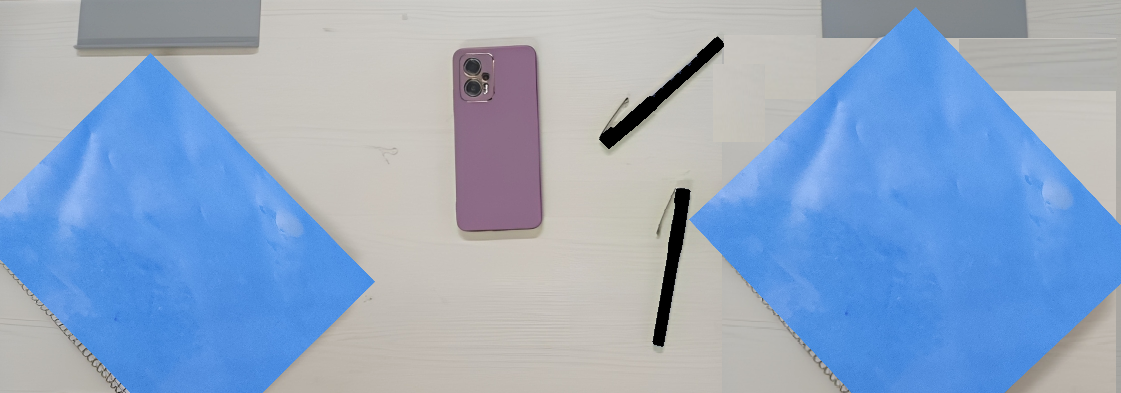
#> input picture image.png, 1121 x 393 px
$ jupyter execute Final_Code_CV_Assignment_.ipynb
#> lines starting #> are read from the running program, lines starting #| are printed output that depends on the picture; after the words box and inside, x2 and y2 are one past the last pixel; in counts of white or black regions, pixels touching at a corner belong together
# **Object Recognition and Object Counting using Image Processing.**

[cell 1]
#Importing the Libraries
import cv2
import numpy as np
from google.colab.patches import cv2_imshow

# Load the image
image = cv2.imread('image.png')
#> image is the input picture: shape (393, 1121, 3); mean B, G, R 196.3, 167.5, 145.5

# Display Image
print("Actual Image\n")
cv2_imshow(image)

##**Object1: Phone Detection**

[cell 2]
# Load the image
image = cv2.imread('image.png')

# Convert the image to HSV color space
hsv_image = cv2.cvtColor(image, cv2.COLOR_BGR2HSV)
#> hsv_image: shape (393, 1121, 3); mean H, S, V 62.6, 71.5, 201.6

# Define color ranges for the phone
lower_phone = np.array([145, 50, 50])
upper_phone = np.array([175, 255, 255])

# Create a mask for the phone based on the color range
mask_phone = cv2.inRange(hsv_image, lower_phone, upper_phone)
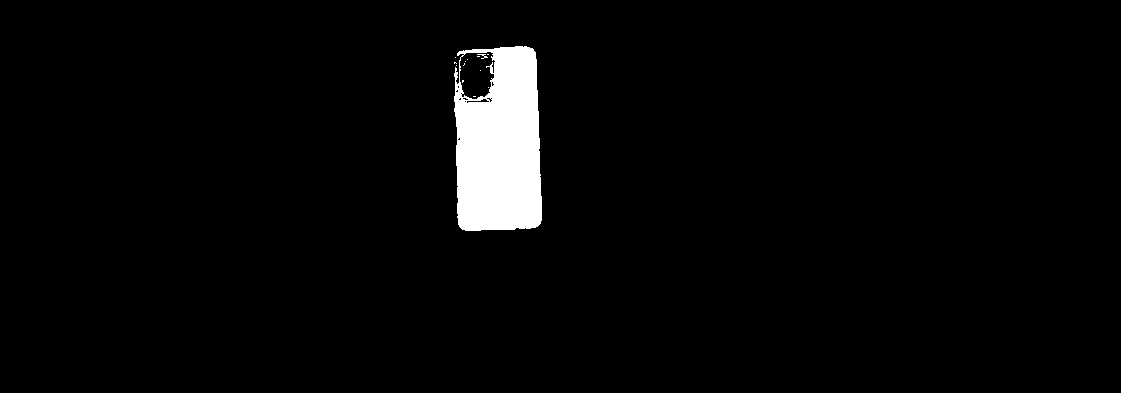
#> mask_phone: shape (393, 1121); 3.1% white; 14 white regions (12 under 20 px), largest, box (x1, y1, x2, y2) and area: (454, 46, 542, 231) 13580, (477, 54, 488, 59) 21

# Apply morphological operations to enhance phone detection
kernel = np.ones((5, 5), np.uint8)
mask_phone = cv2.morphologyEx(mask_phone, cv2.MORPH_OPEN, kernel)
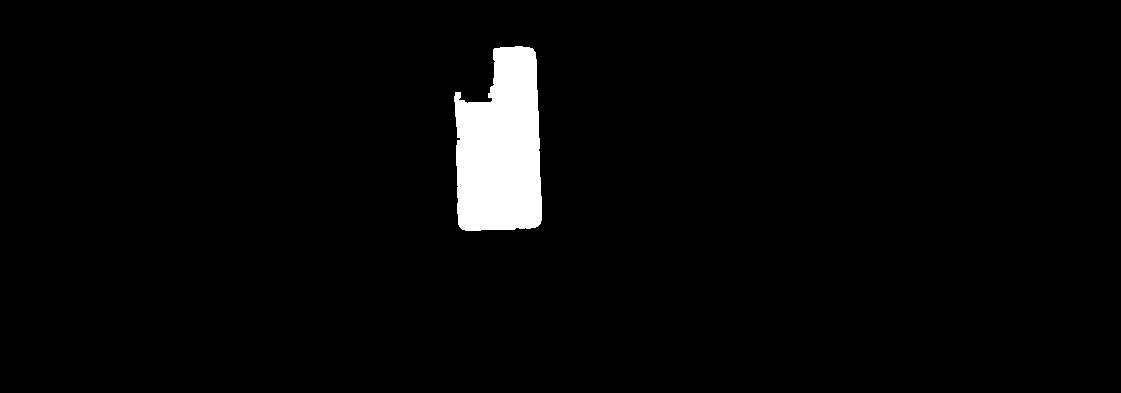
#> mask_phone: shape (393, 1121); 3% white; 1 white region

# Find contours in the phone mask
contours_phone, _ = cv2.findContours(mask_phone, cv2.RETR_EXTERNAL, cv2.CHAIN_APPROX_SIMPLE)
#> contours_phone = 1 contour; box (x1, y1, x2, y2) and area: (454, 46, 542, 231) 12879

# Initialize a count for detected phones
phone_count = 0

# Initialize a list to store labels for detected phones
phone_labels = []

# Draw bounding boxes around the detected phones and label them
for contour in contours_phone:
    x, y, w, h = cv2.boundingRect(contour)
    aspect_ratio = float(w) / h
    if cv2.contourArea(contour) > 200 and aspect_ratio < 3:
        cv2.rectangle(image, (x, y), (x + w, y + h), (0, 0, 255), 2)
        label = "Phone"
        cv2.putText(image, label, (x, y - 10), cv2.FONT_HERSHEY_SIMPLEX, 0.5, (0, 0, 255), 2)
        phone_labels.append(label)
        phone_count += 1
#> this loop made 1 pass
#> (x, y, w, h, aspect_ratio, label, phone_count) on pass 1: (454, 46, 88, 185, 0.476, 'Phone', 1)
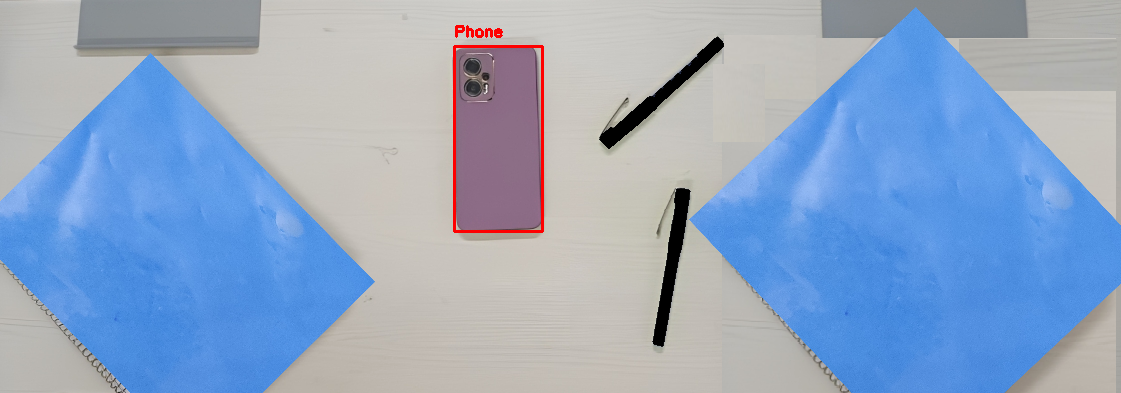
#> image: shape (393, 1121, 3); 0.45% of pixels changed, all inside (x1, y1, x2, y2) = (453, 25, 544, 233)
#> after the loop, phone_count = 1; phone_labels = ['Phone']

# Display the count of detected phones and image with bounding boxes
cv2.putText(image, f"Phone Count: {phone_count}", (10, 30), cv2.FONT_HERSHEY_SIMPLEX, 1, (0, 0, 255), 2)
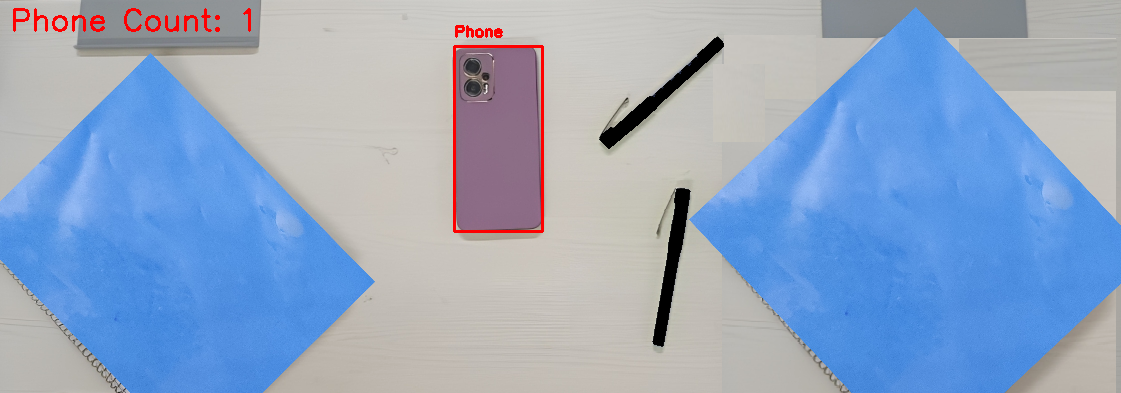
#> image: shape (393, 1121, 3); 0.32% of pixels changed, all inside (x1, y1, x2, y2) = (13, 8, 251, 32)
cv2_imshow(image)


cv2.waitKey(0)
cv2.destroyAllWindows()

## **Object2: Pen Detection**

[cell 3]
# Load the image
image = cv2.imread('image.png')

# Convert the image to HSV color space
hsv_image = cv2.cvtColor(image, cv2.COLOR_BGR2HSV)

# Define color ranges for pens
lower_pens = np.array([0, 0, 0])
upper_pens = np.array([180, 255, 30])

# Create a mask for pens based on the color range
mask_pens = cv2.inRange(hsv_image, lower_pens, upper_pens)
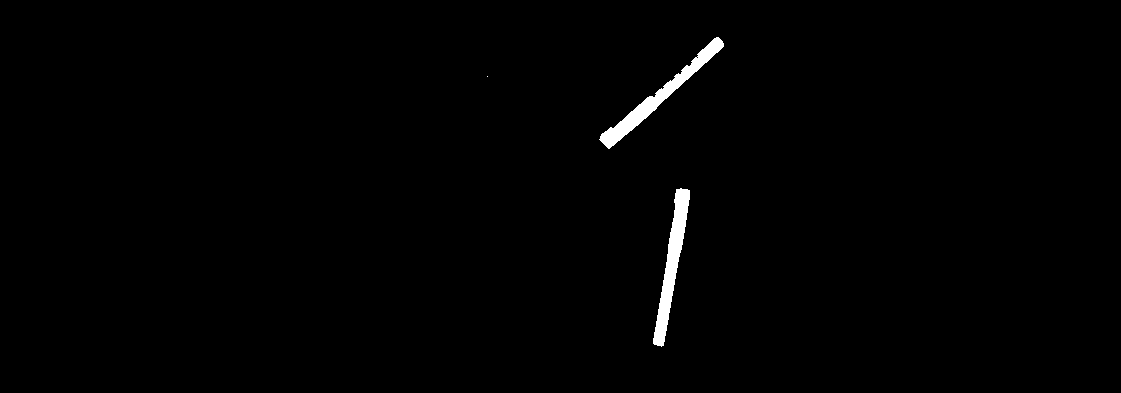
#> mask_pens: shape (393, 1121); 0.9% white; 3 white regions (1 under 20 px), largest, box (x1, y1, x2, y2) and area: (599, 37, 724, 149) 1996, (653, 188, 690, 347) 1990

# Apply morphological operations to enhance pen detection
kernel = np.ones((5, 5), np.uint8)
mask_pens = cv2.morphologyEx(mask_pens, cv2.MORPH_OPEN, kernel)
#> mask_pens: shape (393, 1121); 0.9% white; 2 white regions

# Find contours in the pen mask
contours_pens, _ = cv2.findContours(mask_pens, cv2.RETR_EXTERNAL, cv2.CHAIN_APPROX_SIMPLE)
#> contours_pens = 2 contours; box (x1, y1, x2, y2) and area: (600, 38, 723, 147) 1824, (653, 189, 690, 346) 1816

# Initialize a count for detected pens
pen_count = 0

# Initialize a list to store labels for detected pens
pen_labels = []

# Define the size threshold to filter out small objects
size_threshold = 500

# Draw bounding boxes around the detected pens and label them
for contour in contours_pens:
    x, y, w, h = cv2.boundingRect(contour)
    aspect_ratio = float(w) / h
    if cv2.contourArea(contour) > size_threshold and aspect_ratio < 3:
        cv2.rectangle(image, (x, y), (x + w, y + h), (0, 255, 0), 2)
        label = "Pen"
        cv2.putText(image, label, (x, y - 10), cv2.FONT_HERSHEY_SIMPLEX, 0.5, (0, 255, 0), 2)
        pen_labels.append(label)
        pen_count += 1
#> this loop made 2 passes
#> (x, y, w, h, aspect_ratio, label, pen_count) on passes 1 to 2: (653, 189, 37, 157, 0.236, 'Pen', 1), (600, 38, 123, 109, 1.13, 'Pen', 2)
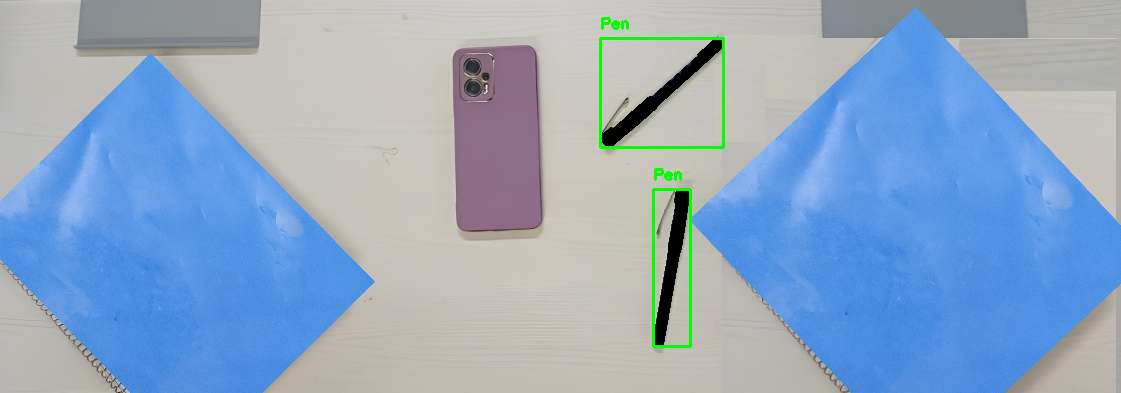
#> image: shape (393, 1121, 3); 0.67% of pixels changed, all inside (x1, y1, x2, y2) = (599, 17, 725, 348)
#> after the loop, pen_count = 2; pen_labels = ['Pen', 'Pen']

# Display the image with bounding boxes around pens and their labels
cv2.putText(image, f"Pen Count: {pen_count}", (10, 30), cv2.FONT_HERSHEY_SIMPLEX, 1, (0, 255, 0), 2)
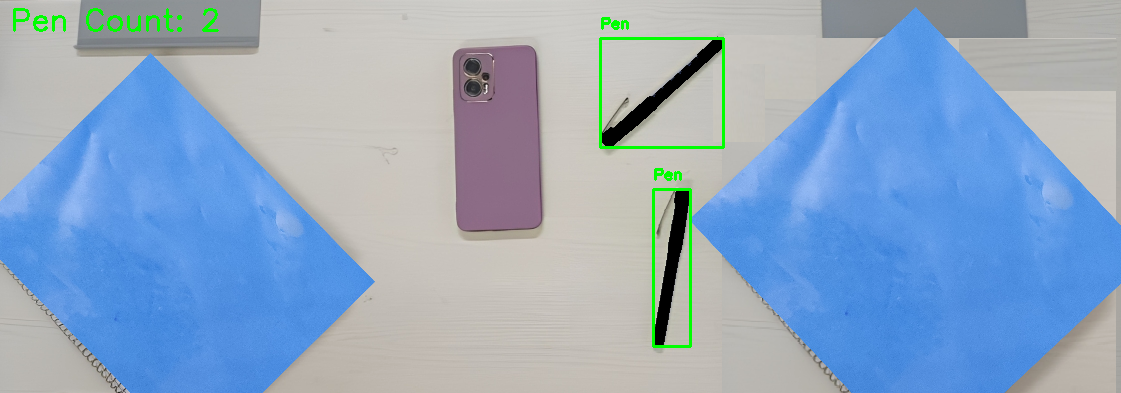
#> image: shape (393, 1121, 3); 0.28% of pixels changed, all inside (x1, y1, x2, y2) = (13, 8, 219, 32)
cv2_imshow(image)

cv2.waitKey(0)
cv2.destroyAllWindows()

## **Object3: Book Detection**

[cell 4]
# Load the image
image = cv2.imread('image.png')

# Convert the image to HSV color space
hsv_image = cv2.cvtColor(image, cv2.COLOR_BGR2HSV)

# Define color ranges for books
lower_books = [np.array([100, 50, 50]), np.array([130, 255, 255])]
upper_books = [np.array([140, 255, 255]), np.array([180, 255, 255])]

# Initialize an empty mask for books
mask_books = np.zeros_like(mask_pens)

# Combine the masks for multiple book thresholds
for i in range(len(lower_books)):
    mask_books_i = cv2.inRange(hsv_image, lower_books[i], upper_books[i])
    mask_books = cv2.bitwise_or(mask_books, mask_books_i)
#> this loop made 2 passes
#> pass 1, `mask_books_i = cv2.inRange(hsv_image, lower_books[i], upper_books[i])`:
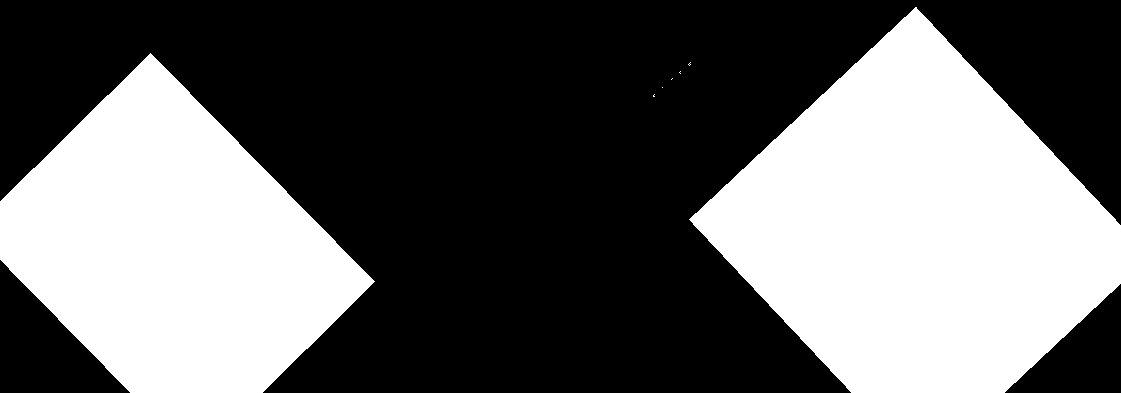
#> mask_books_i: shape (393, 1121); 39.8% white; 7 white regions (5 under 20 px), largest, box (x1, y1, x2, y2) and area: (689, 7, 1121, 393) 99806, (0, 53, 375, 393) 75722

# Apply morphological operations to enhance object detection for all objects
kernel = np.ones((5, 5), np.uint8)
mask_books = cv2.morphologyEx(mask_books, cv2.MORPH_OPEN, kernel)
#> mask_books: shape (393, 1121); 39.8% white; 2 white regions

# Find contours in the masks
contours_books, _ = cv2.findContours(mask_books, cv2.RETR_EXTERNAL, cv2.CHAIN_APPROX_SIMPLE)
#> contours_books = 2 contours; box (x1, y1, x2, y2) and area: (691, 9, 1121, 393) 99324, (0, 55, 373, 393) 75306

# Initialize a count for detected books
book_count = 0

# Initialize a list to store labels for detected books
book_labels = []

# Draw bounding boxes around the detected objects
for contour in contours_books:
    x, y, w, h = cv2.boundingRect(contour)
    aspect_ratio = float(w) / h
    if cv2.contourArea(contour) > 300 and aspect_ratio < 3:
        cv2.rectangle(image, (x, y), (x + w, y + h), (255, 0, 0), 2)
        label = "Book"
        cv2.putText(image, label, (x, y - 10), cv2.FONT_HERSHEY_SIMPLEX, 0.5, (255, 0, 0), 2)
        book_labels.append(label)
        book_count += 1
#> this loop made 2 passes
#> (x, y, w, h, aspect_ratio, label, book_count) on passes 1 to 2: (0, 55, 373, 338, 1.1, 'Book', 1), (691, 9, 430, 384, 1.12, 'Book', 2)
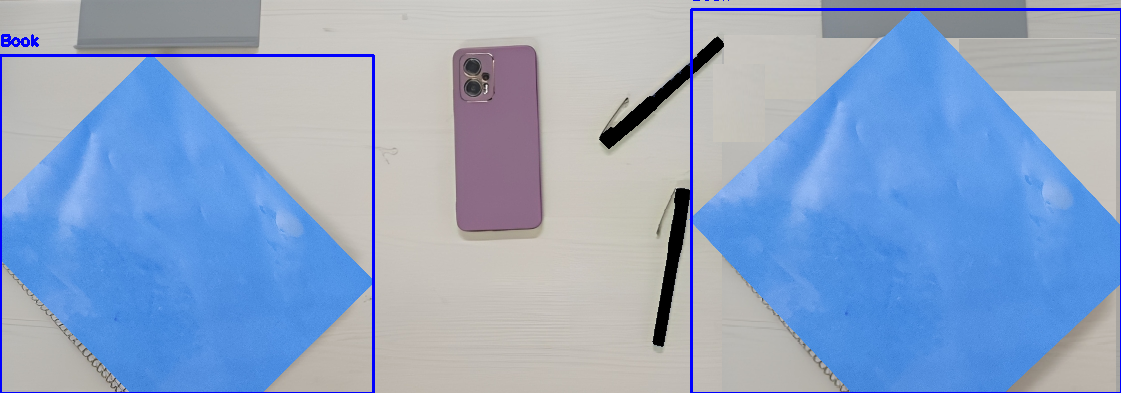
#> image: shape (393, 1121, 3); 1.53% of pixels changed, all inside (x1, y1, x2, y2) = (0, 0, 1121, 393)
#> after the loop, book_count = 2; book_labels = ['Book', 'Book']

# Display the count of detected books and image with bounding boxes
cv2.putText(image, f"Book Count: {book_count}", (10, 30), cv2.FONT_HERSHEY_SIMPLEX, 1, (255, 0, 0), 2)
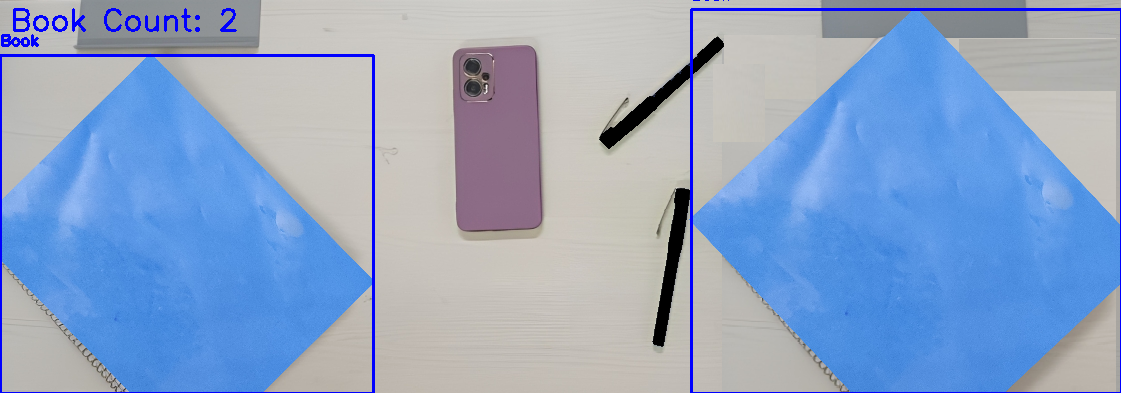
#> image: shape (393, 1121, 3); 0.33% of pixels changed, all inside (x1, y1, x2, y2) = (13, 8, 237, 32)
cv2_imshow(image)
